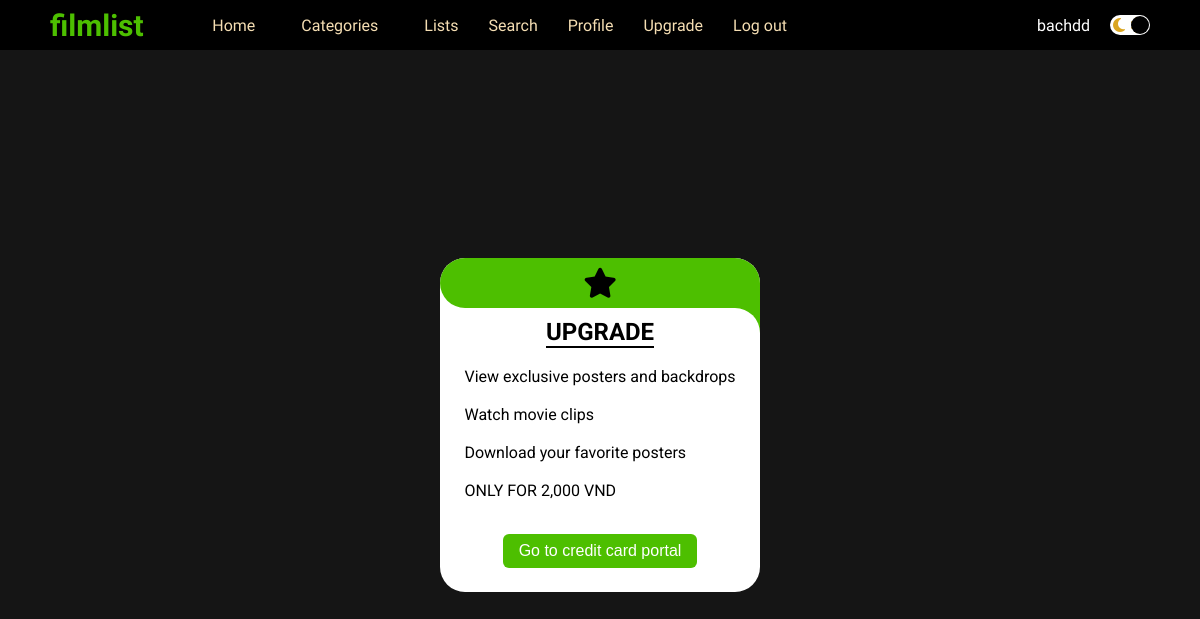
The app's page /upgrade (signed in), older data.
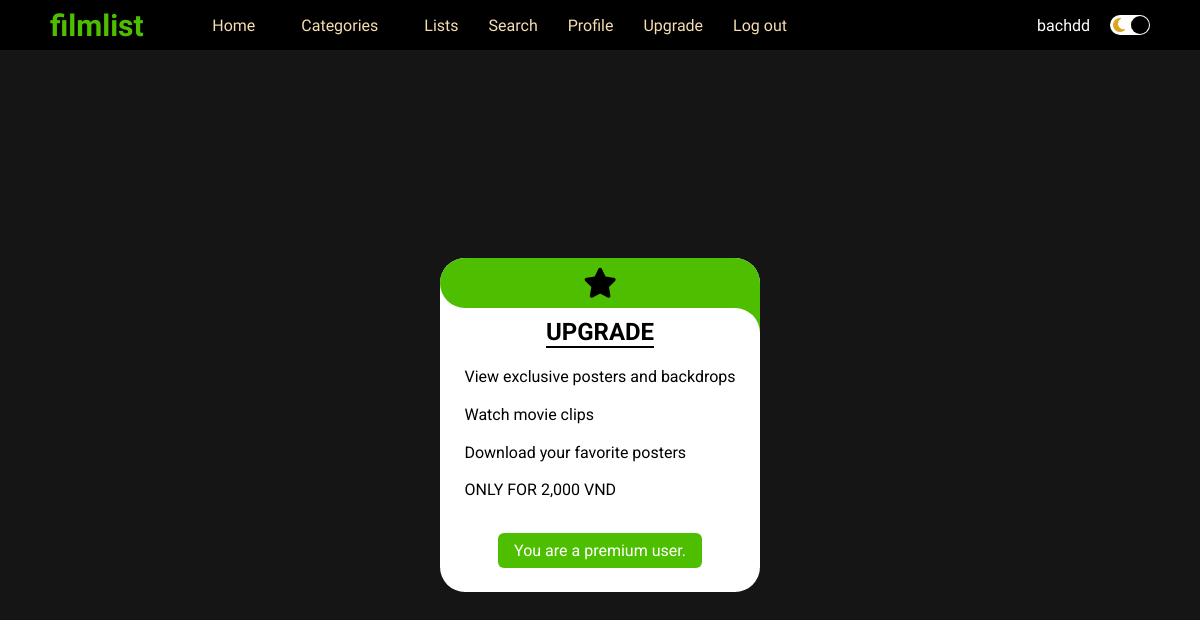
The same page, newer data.
### app.py (the view)
@app.route("/upgrade")
@login_required
def upgrade():
    user_id = session.get("user_id")
    user = db.execute("SELECT * FROM users WHERE id = ?", user_id)[0]
    return render_template("upgrade.html", user=user)

### helpers.py (called while the page is built)
def login_required(f):
    @wraps(f)
    def decorated_function(*args, **kwargs):
        if session.get("user_id") is None:
            return redirect("/login")
        return f(*args, **kwargs)
    return decorated_function

### templates/upgrade.html (shortened to what this page needs)
{% extends "layout.html" %}
{% block body %}
<div class="person-profile-container">
    <div class="person-profile-content">
        <div class="card-wrapper">
            <div class="card">
                <div class="image-content">
                    <span class="overplay"></span>
                    <div class="card-image">
                        <i class="fa-solid fa-star icon-profile"></i>
                    </div>
                </div>
                <div class="card-content">
                    <h2 class="name-package">UPGRADE</h2>
                    <ul class="description">
                        <li class="benifit">View exclusive posters and backdrops</li>
                        <li class="benifit">Watch movie clips</li>
                        <li class="benifit">Download your favorite posters</li>
                        <li class="benifit">ONLY FOR 2,000 VND</li>
                    </ul>
                    {% set role = user.role %}
                    {% if role == 'free' %}
                    <a href="/upgrade_portal">
                        <button class="profile-button">Go to credit card portal</button>
                    </a>
                    {% else %}
                    <h3 class="profile-button">You are a premium user.</h3>
                    {% endif %}
                </div>
            </div>
        </div>
    </div>
</div>
{% endblock %}

Row changes from the older to the newer data that the page shows:
changed users "bachdd": role "free" → "premium" (drawn)
Text that changed along with them:
text no longer shown: "Go to credit card portal"
text now shown: "You are a premium user."
